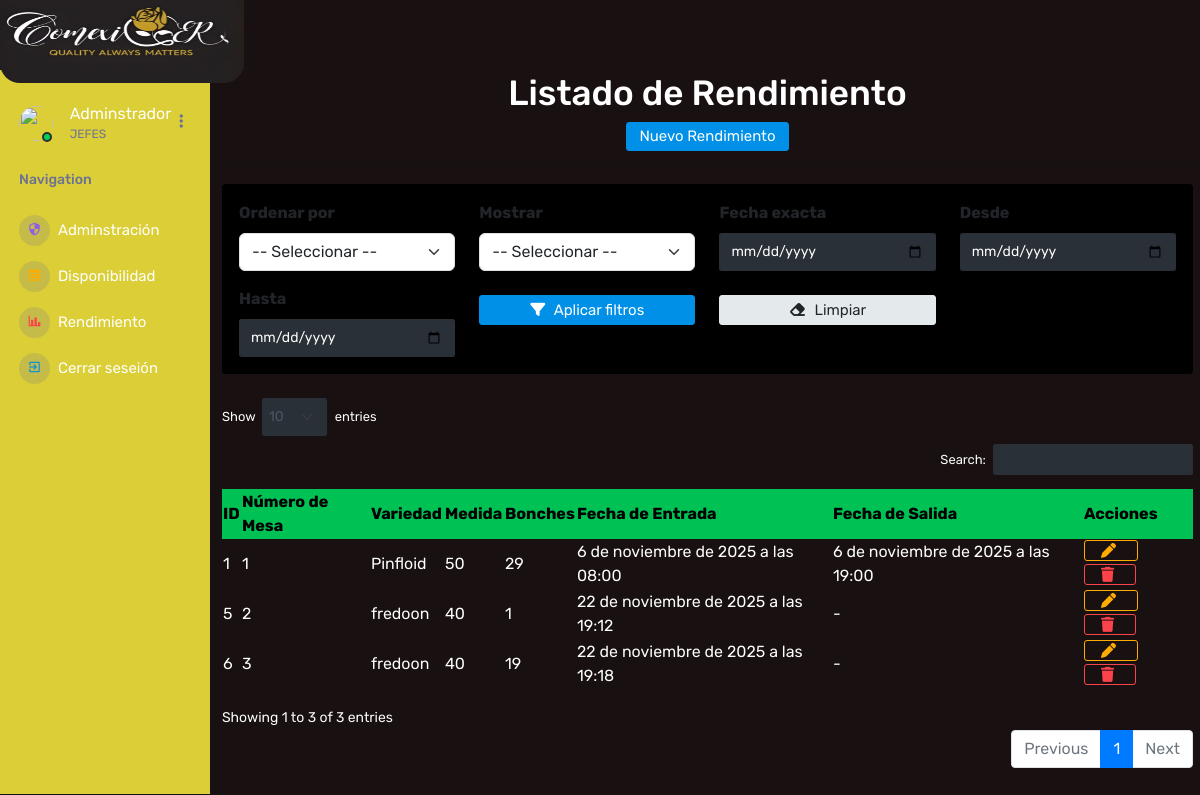
Page /rendimiento on the earlier database version.
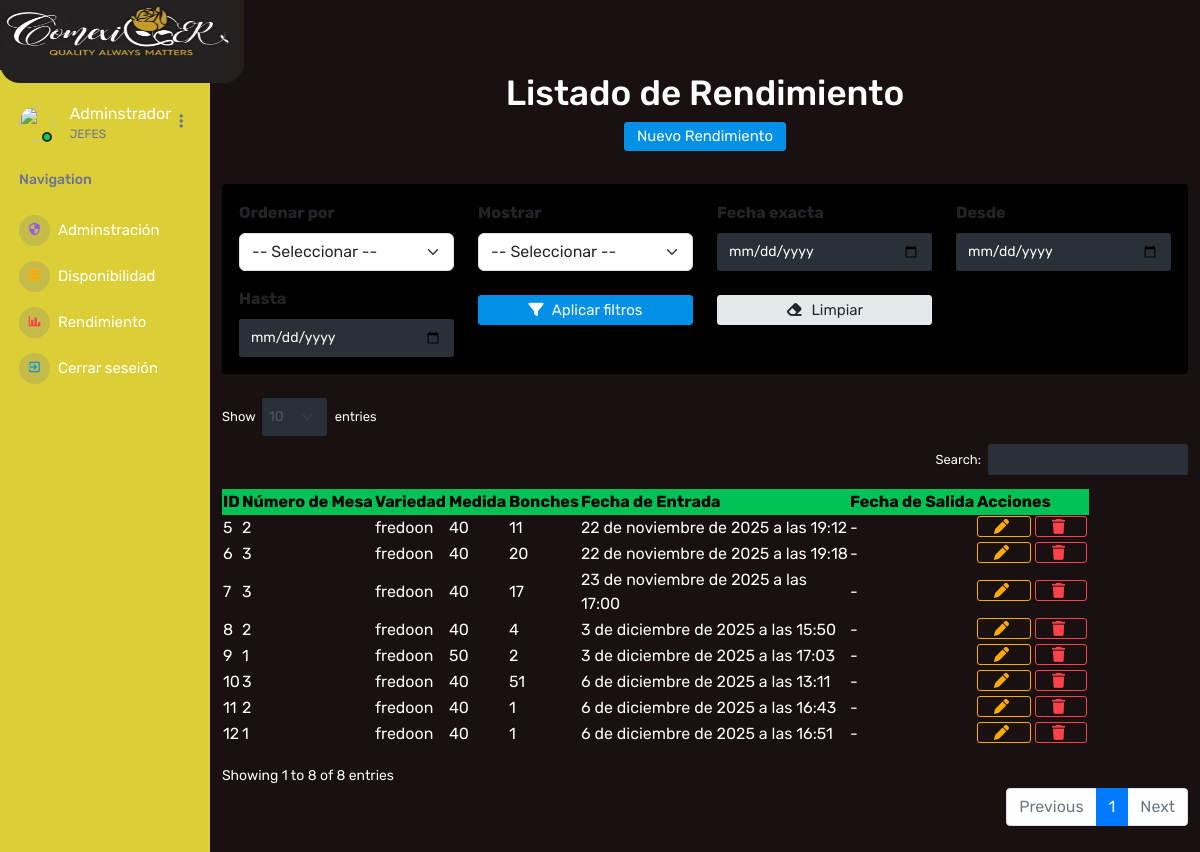
Same page on the later database version.
### Aplicaciones/Rendimiento/models.py (models this page shows)
class Rendimiento(models.Model):
    numero_mesa = models.PositiveIntegerField(verbose_name="Número de mesa")
    variedad = models.CharField(max_length=100)
    medida = models.CharField(max_length=50)
    bonches = models.PositiveIntegerField()
    fecha_entrada = models.DateTimeField(default=timezone.now)
    fecha_salida = models.DateTimeField(null=True, blank=True)
    codigo_id = models.CharField(max_length=50,unique=True, null=True, blank=True)

### Aplicaciones/Rendimiento/views.py (the view)
# urls.py: path('rendimiento', views.inicio, name='rendimiento'),
def inicio(request):
    listadoRendimiento = Rendimiento.objects.all()
    return render(request, 'rendimiento.html', {'rendimiento': listadoRendimiento})

### Aplicaciones/Rendimiento/templates/rendimiento.html (shortened to what this page needs)
{% extends 'plantilla.html' %}
{% load static %}
{% block body %}
<br>
<main class="container py-4"><br><br>
    <h1 class="text-center">Listado de Rendimiento</h1>
    <div class="text-center">
        <a href="{% url 'nuevo_rendimiento' %}" class="btn btn-primary">
            Nuevo Rendimiento
        </a>
    </div>
    <hr>
    <div class="card p-3 mb-4">
        <div class="row g-3">
            <div class="col-md-3">
                <label class="form-label fw-bold">Ordenar por</label>
                <select id="ordenarPor" class="form-select">
                    <option value="">-- Seleccionar --</option>
                </select>
            </div>
            <div class="col-md-3">
                <label class="form-label fw-bold">Mostrar</label>
                <select id="ordenReciente" class="form-select">
                    <option value="">-- Seleccionar --</option>
                </select>
            </div>
            <div class="col-md-3">
                <label class="form-label fw-bold">Fecha exacta</label>
                <input type="date" id="fechaExacta" class="form-control">
            </div>
            <div class="col-md-3">
                <label class="form-label fw-bold">Desde</label>
                <input type="date" id="fechaDesde" class="form-control">
            </div>
            <div class="col-md-3 mt-3">
                <label class="form-label fw-bold">Hasta</label>
                <input type="date" id="fechaHasta" class="form-control">
            </div>
            <div class="col-md-3 mt-4">
                <button id="btnAplicarFiltros" class="btn btn-primary w-100">
                    <i class="fa fa-filter"></i> Aplicar filtros
                </button>
            </div>
            <div class="col-md-3 mt-4">
                <button id="btnLimpiarFiltros" class="btn btn-secondary w-100">
                    <i class="fa fa-eraser"></i> Limpiar
                </button>
            </div>
        </div>
    </div>
    <table id="table_rendimiento">
        <thead>
            <tr class="table-success">
                <th>ID</th>
                <th>Número de Mesa</th>
                <th>Variedad</th>
                <th>Medida</th>
                <th>Bonches</th>
                <th>Fecha de Entrada</th>
                <th>Fecha de Salida</th>
                <th>Acciones</th>
            </tr>
        </thead>
        <tbody>
            {% for r in rendimiento %}
            <tr>
                <td>{{ r.id }}</td>
                <td>{{ r.numero_mesa }}</td>
                <td>{{ r.variedad }}</td>
                <td>{{ r.medida }}</td>
                <td>{{ r.bonches }}</td>
                <td data-fecha="{{ r.fecha_entrada }}">{{ r.fecha_entrada }}</td>
                <td>{{ r.fecha_salida|default:"-" }}</td>
                <td>
                    <button class="btn btn-outline-warning" data-bs-toggle="modal" data-bs-target="#modalEditar{{ r.id }}">
                        <i class="fa fa-pen"></i>
                    </button>
                    <a href="{% url 'eliminar_rendimiento' r.id %}" class="btn btn-outline-danger"
                        onclick="return confirm('¿Seguro que deseas eliminar este rendimiento?')">
                        <i class="fa fa-trash"></i>
                    </a>
                </td>
            </tr>
            {% empty %}
            <tr>
                <td colspan="9" class="text-center">No hay registros de rendimiento.</td>
            </tr>
            {% endfor %}
        </tbody>
    </table>
</main>
<br><br>
{% endblock %}

Differences in the rows shown:
removed Rendimiento: id "1", numero_mesa "1", variedad "Pinfloid", medida "50", bonches "29", fecha_entrada "6 de noviembre de 2025 a las 08:00", fecha_salida "6 de noviembre de 2025 a las 19:00"
changed Rendimiento "22 de noviembre de 2025 a las 19:12": bonches "1" → "11"
changed Rendimiento "22 de noviembre de 2025 a las 19:18": bonches "19" → "20"
added Rendimiento: id "7", numero_mesa "3", variedad "fredoon", medida "40", bonches "17", fecha_entrada "23 de noviembre de 2025 a las 17:00", fecha_salida "-"
added Rendimiento: id "8", numero_mesa "2", variedad "fredoon", medida "40", bonches "4", fecha_entrada "3 de diciembre de 2025 a las 15:50", fecha_salida "-"
added Rendimiento: id "9", numero_mesa "1", variedad "fredoon", medida "50", bonches "2", fecha_entrada "3 de diciembre de 2025 a las 17:03", fecha_salida "-"
added Rendimiento: id "10", numero_mesa "3", variedad "fredoon", medida "40", bonches "51", fecha_entrada "6 de diciembre de 2025 a las 13:11", fecha_salida "-"
added Rendimiento: id "11", numero_mesa "2", variedad "fredoon", medida "40", bonches "1", fecha_entrada "6 de diciembre de 2025 a las 16:43", fecha_salida "-"
added Rendimiento: id "12", numero_mesa "1", variedad "fredoon", medida "40", bonches "1", fecha_entrada "6 de diciembre de 2025 a las 16:51", fecha_salida "-"
Other differences:
text written by a page script: "Show entries Search: Showing 1 to 3 of 3 entries Previous 1 Next" → "Show entries Search: Showing 1 to 8 of 8 entries Previous 1 Next"
